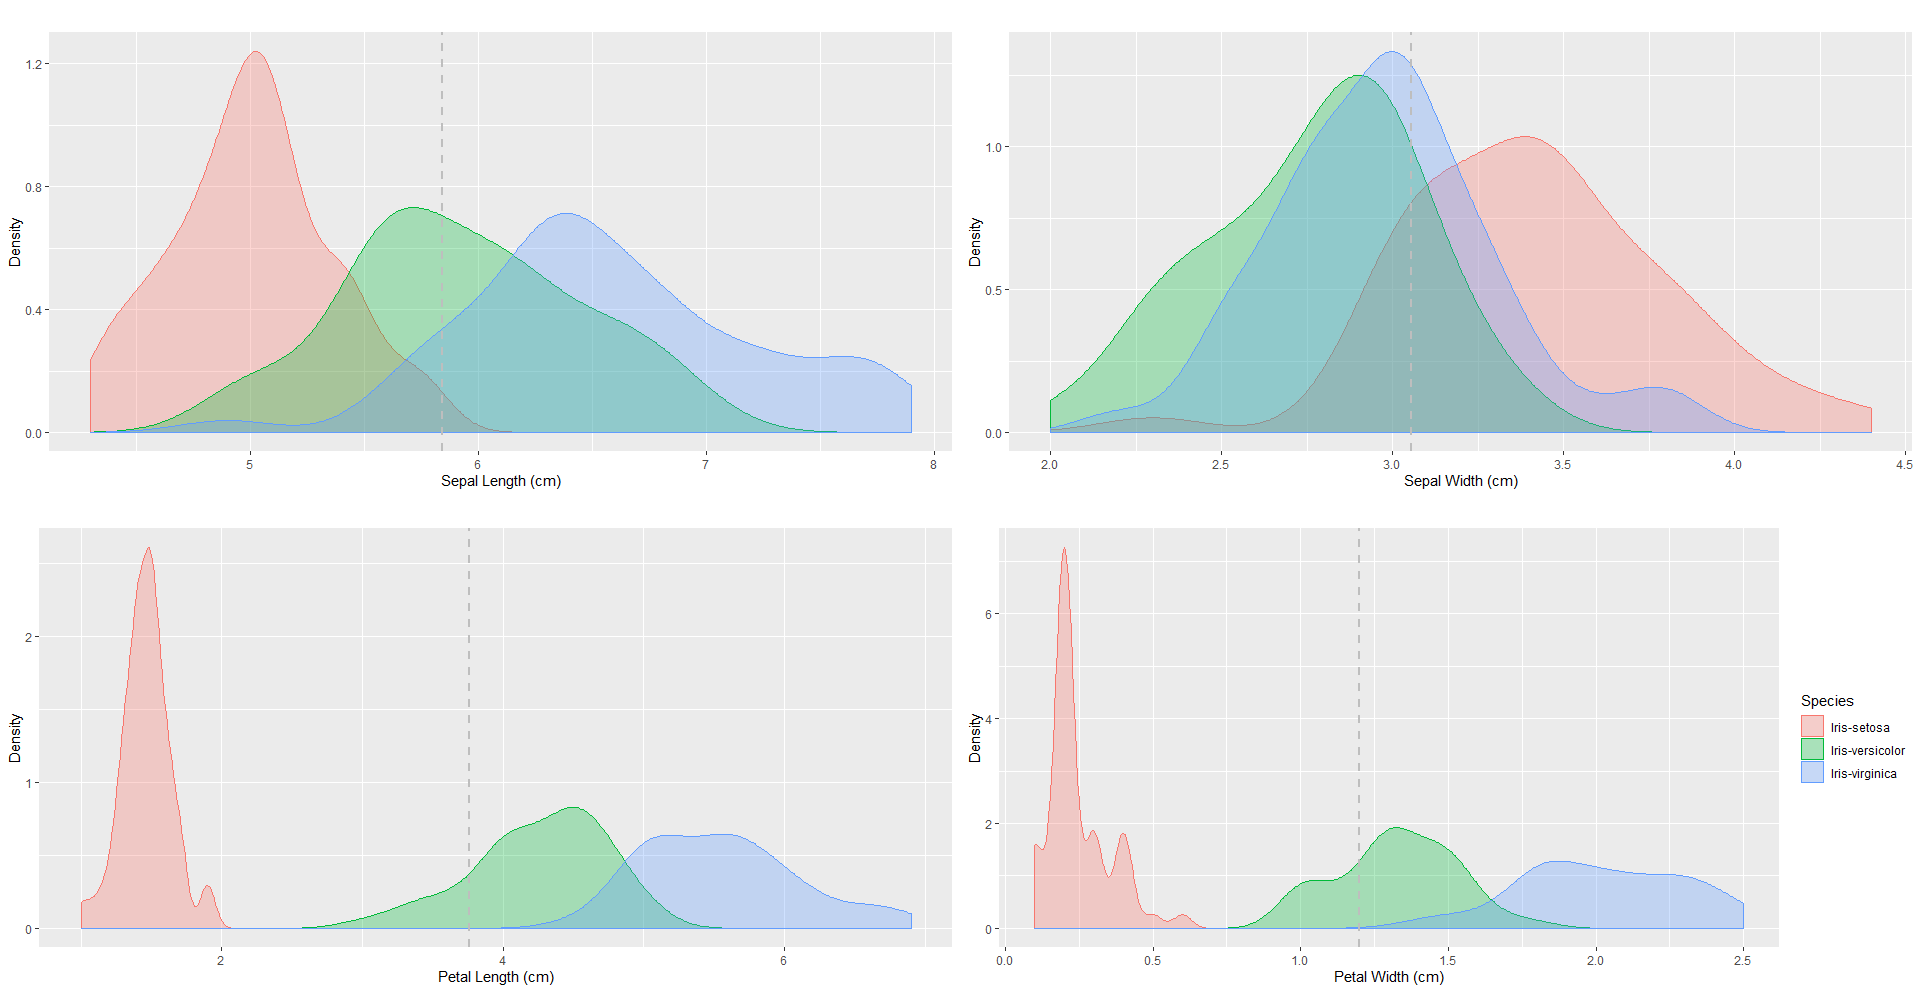

Write R code to recreate this figure.
# Density Distribution of each attribute broken down by class values

# Petal Length
dhist_pl <- ggplot(iris_ds, aes(x=PetalLengthCm, colour=Species, fill=Species)) +
                  geom_density(alpha=.3) +
                  geom_vline(aes(xintercept=mean(PetalLengthCm),  colour=Species),linetype="dashed",color="grey", size=1)+
                  xlab("Petal Length (cm)") +  
                  ylab("Density")+
                  theme(legend.position="none")

# Petal Width
dhist_pw <- ggplot(iris_ds, aes(x=PetalWidthCm, colour=Species, fill=Species)) +
                  geom_density(alpha=.3) +
                  geom_vline(aes(xintercept=mean(PetalWidthCm),  colour=Species),linetype="dashed",color="grey", size=1)+
                  xlab("Petal Width (cm)") +  
                  ylab("Density")


# Sepal Width
dhist_sw <- ggplot(iris_ds, aes(x=SepalWidthCm, colour=Species, fill=Species)) +
                  geom_density(alpha=.3) +
                  geom_vline(aes(xintercept=mean(SepalWidthCm),  colour=Species), linetype="dashed",color="grey", size=1)+
                  xlab("Sepal Width (cm)") +  
                  ylab("Density")+
                  theme(legend.position="none")


# Sepal_Length
dhist_sl <- ggplot(iris_ds, aes(x=SepalLengthCm, colour=Species, fill=Species)) +
                  geom_density(alpha=.3) +
                  geom_vline(aes(xintercept=mean(SepalLengthCm),  colour=Species),linetype="dashed", color="grey", size=1)+
                  xlab("Sepal Length (cm)") +  
                  ylab("Density")+
                  theme(legend.position="none")


# Plot all density visualizations
grid.arrange(dhist_sl + ggtitle(""),
             dhist_sw  + ggtitle(""),
             dhist_pl + ggtitle(""),
             dhist_pw  + ggtitle(""))
             
